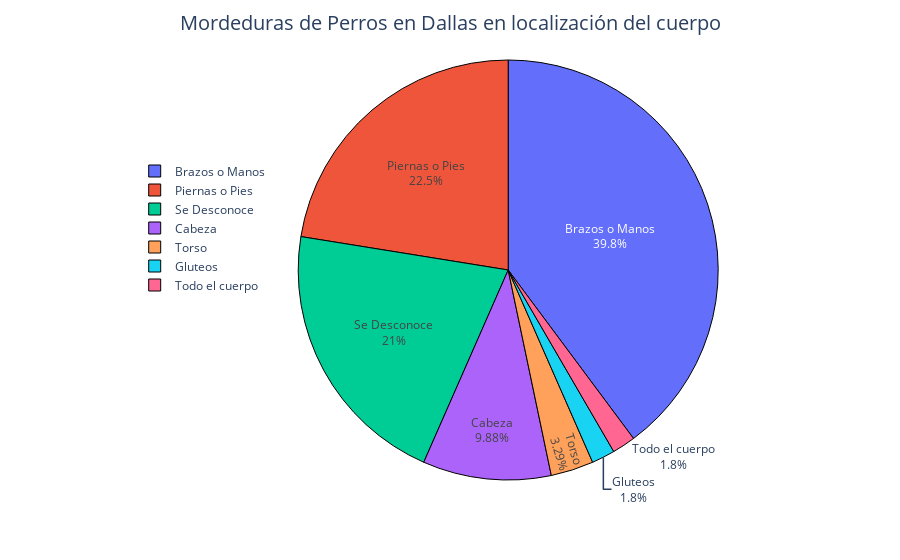

The code cell stored with this chart in its notebook:
### Code cell
fig = px.pie(df, values = 'Cantidad', names = 'Localizacion',labels = {'Localizacion': 'Localización de mordedura', 'Cantidad': 'Cantidad de mordeduras '})
fig.update_traces(textinfo='label+percent' ,marker = dict(line = dict(color = 'black', width = 1)),domain=dict(x=[0.2, 1]))
fig.update_layout(
    title='Mordeduras de Perros en Dallas en localización del cuerpo',
    title_font_size=20,
    title_x=0.5,
    legend = dict(orientation= 'v', x= 0.1, y= 0.6),
    margin = dict(l = 60)

)
#fig.update_traces(marker = dict(line = dict(color = 'black', width = 2)))
fig.show()

### Figure 1 — Plotly figure (JSON) as saved in the notebook; plotly's stock layout.template omitted (floating-point values rounded to 4 significant figures)
{"data": [{"domain": {"x": [0.2, 1], "y": [0, 1]}, "hovertemplate": "Localización de mordedura=%{label}<br>Cantidad de mordeduras =%{value}<extra></extra>", "labels": ["Piernas o Pies", "Brazos o Manos", "Gluteos", "Cabeza", "Torso", "Todo el cuerpo", "Se Desconoce"], "legendgroup": "", "marker": {"line": {"color": "black", "width": 1}}, "name": "", "showlegend": true, "textinfo": "label+percent", "type": "pie", "values": [75, 133, 6, 33, 11, 6, 70]}], "layout": {"legend": {"orientation": "v", "tracegroupgap": 0, "x": 0.1, "y": 0.6}, "margin": {"l": 60, "t": 60}, "title": {"font": {"size": 20}, "text": "Mordeduras de Perros en Dallas en localización del cuerpo", "x": 0.5}}}
